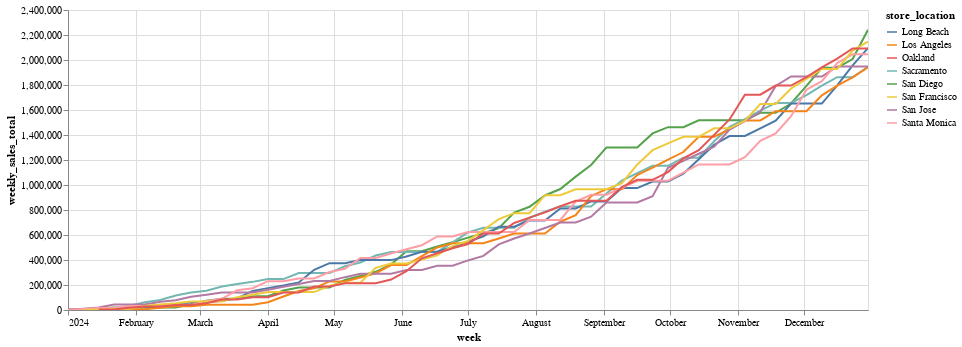

Notebook code cell kept with this figure:
### Markdown cell above
###Line Chart of Weekly Sales

### Code cell
# Creating the line chart
line_chart = alt.Chart(GLOBAL_DF, width=800, height=300).mark_line().encode(
    x='week:T',
    y='weekly_sales_total:Q',
    color='store_location:N',
    tooltip=['store_location:N', 'weekly_sales_total:Q', 'week:T']
)

# Display the line chart
line_chart.interactive()

### Figure 1 — Vega-Lite specification as saved in the notebook (floating-point values rounded to 4 significant figures; data arrays with more than 128 entries replaced by an {"elided": "..."} marker saying what was removed)
{"config": {"view": {"continuousWidth": 400, "continuousHeight": 300}}, "data": {"name": "data-359f3b84a2cda1730aa6e306f0c56e38"}, "mark": "line", "encoding": {"color": {"field": "store_location", "type": "nominal"}, "tooltip": [{"field": "store_location", "type": "nominal"}, {"field": "weekly_sales_total", "type": "quantitative"}, {"field": "week", "type": "temporal"}], "x": {"field": "week", "type": "temporal"}, "y": {"field": "weekly_sales_total", "type": "quantitative"}}, "height": 300, "selection": {"selector001": {"type": "interval", "bind": "scales", "encodings": ["x", "y"]}}, "width": 800, "$schema": "https://vega.github.io/schema/vega-lite/v4.17.0.json", "datasets": {"data-359f3b84a2cda1730aa6e306f0c56e38": {"elided": "421 records"}}}
